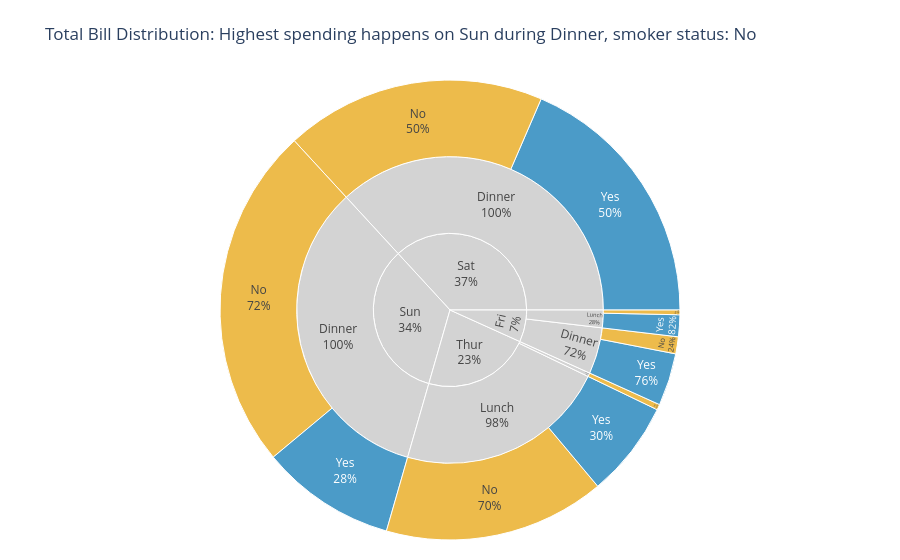

Notebook code cell kept with this figure:
### Code cell
# Load built-in tips dataset
tips = px.data.tips()

# Aggregate total bill by day, time, and smoker status
tips_grouped = (
    tips.groupby(['day', 'time', 'smoker'])['total_bill']
    .sum()
    .reset_index()
)

# Find where the highest spending happens
top_spending = tips_grouped.sort_values('total_bill', ascending=False).iloc[0]

top_day = top_spending['day']
top_time = top_spending['time']
top_smoker = top_spending['smoker']

# Create sunburst chart
fig = px.sunburst(
    tips_grouped,
    path=['day', 'time', 'smoker'],
    values='total_bill',
    color='smoker',
    color_discrete_map={
        'Yes': '#0072B2',
        'No': '#E69F00'
    },
    title=f"Total Bill Distribution: Highest spending happens on {top_day} during {top_time}, smoker status: {top_smoker}"
)

# Use percent parent for text labels
fig.update_traces(
    textinfo='label+percent parent',
    hovertemplate='<b>%{label}</b><br>Total Bill: %{value:.2f}<br>Percent of Parent: %{percentParent:.1%}<extra></extra>'
)

# Grey out parent nodes: day and time levels
labels = fig.data[0].labels

new_colors = []
for label in labels:
    if label == 'Yes':
        new_colors.append('#0072B2')
    elif label == 'No':
        new_colors.append('#E69F00')
    else:
        new_colors.append('lightgrey')

fig.data[0].marker.colors = new_colors

fig.update_layout(
    margin=dict(t=80, l=20, r=20, b=20)
)

fig.show()

### Figure 1 — Plotly figure (JSON) as saved in the notebook; plotly's stock layout.template omitted (floating-point values rounded to 4 significant figures)
{"data": [{"branchvalues": "total", "customdata": [["(?)"], ["(?)"], ["(?)"], ["(?)"], ["(?)"], ["(?)"], ["(?)"], ["(?)"], ["(?)"], ["No"], ["No"], ["No"], ["No"], ["No"], ["No"], ["No"], ["Yes"], ["Yes"], ["Yes"], ["Yes"], ["Yes"]], "domain": {"x": [0, 1], "y": [0, 1]}, "hovertemplate": "<b>%{label}</b><br>Total Bill: %{value:.2f}<br>Percent of Parent: %{percentParent:.1%}<extra></extra>", "ids": ["Thur", "Sat", "Fri", "Thur/Lunch", "Sun/Dinner", "Sat/Dinner", "Fri/Lunch", "Fri/Dinner", "Sun", "Thur/Dinner", "Fri/Dinner/No", "Thur/Dinner/No", "Sun/Dinner/No", "Sat/Dinner/No", "Fri/Lunch/No", "Thur/Lunch/No", "Sun/Dinner/Yes", "Sat/Dinner/Yes", "Fri/Lunch/Yes", "Fri/Dinner/Yes", "Thur/Lunch/Yes"], "labels": ["Thur", "Sat", "Fri", "Lunch", "Dinner", "Dinner", "Lunch", "Dinner", "Sun", "Dinner", "No", "No", "No", "No", "No", "No", "Yes", "Yes", "Yes", "Yes", "Yes"], "marker": {"colors": ["lightgrey", "lightgrey", "lightgrey", "lightgrey", "lightgrey", "lightgrey", "lightgrey", "lightgrey", "lightgrey", "lightgrey", "#E69F00", "#E69F00", "#E69F00", "#E69F00", "#E69F00", "#E69F00", "#0072B2", "#0072B2", "#0072B2", "#0072B2", "#0072B2"]}, "name": "", "parents": ["", "", "", "Thur", "Sun", "Sat", "Fri", "Fri", "", "Thur", "Fri/Dinner", "Thur/Dinner", "Sun/Dinner", "Sat/Dinner", "Fri/Lunch", "Thur/Lunch", "Sun/Dinner", "Sat/Dinner", "Fri/Lunch", "Fri/Dinner", "Thur/Lunch"], "textinfo": "label+percent parent", "type": "sunburst", "values": [1096.0, 1778.0, 325.9, 1078.0, 1627.0, 1778.0, 89.92, 236.0, 1627.0, 18.78, 57.7, 18.78, 1169.0, 884.8, 15.98, 751.3, 458.3, 893.6, 73.94, 178.3, 326.2]}], "layout": {"legend": {"tracegroupgap": 0}, "margin": {"b": 20, "l": 20, "r": 20, "t": 80}, "title": {"text": "Total Bill Distribution: Highest spending happens on Sun during Dinner, smoker status: No"}}}
